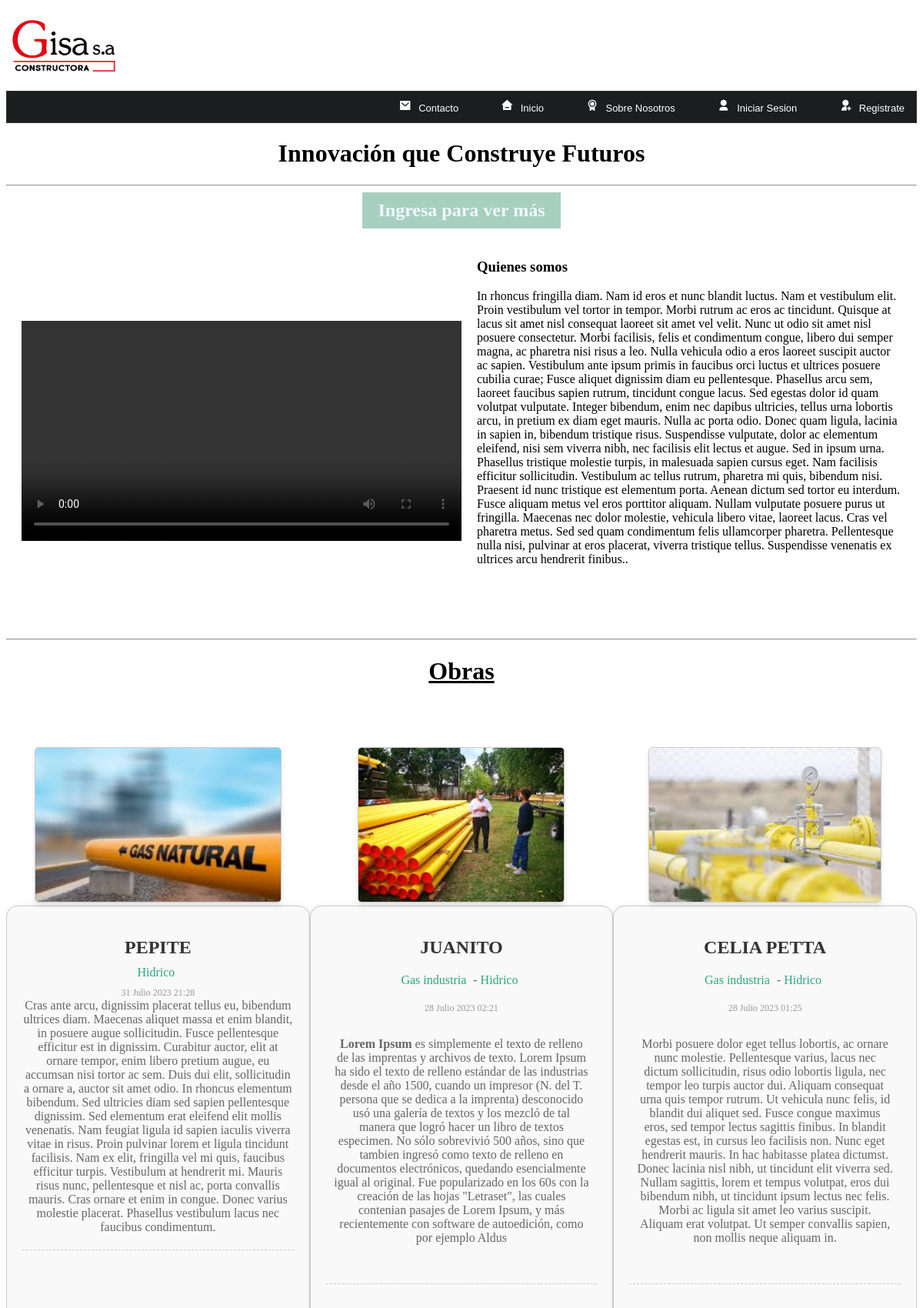
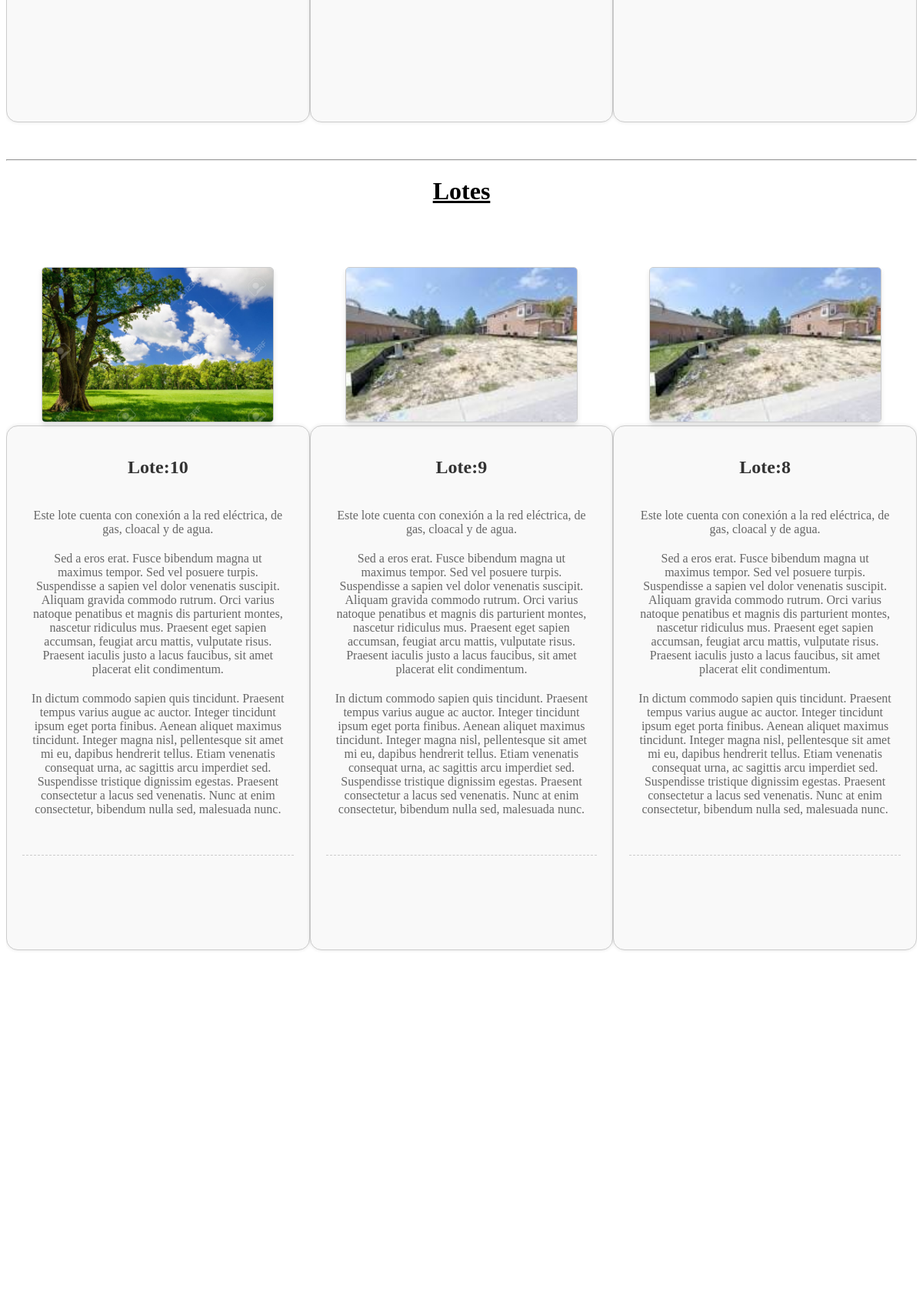
/home/ (upper part), run on the app's committed database (2 pictures, top to bottom).
### Obras/models.py (models this page shows, shortened)
class Obra (models.Model):
        title=models.CharField(max_length=150 , verbose_name="Titulo")
        content=RichTextField (verbose_name="Contenido")
        image_1= models.ImageField(default='Null' , verbose_name="Imagen1",upload_to='obras' )
        image_2= models.ImageField(default='Null' , verbose_name="Imagen2",upload_to='obras' )
        image_3= models.ImageField(default='Null' , verbose_name="Imagen3",upload_to='obras' )
        user = models.ForeignKey(User,editable=True, verbose_name="Usuario" , on_delete=models.CASCADE)
        category = models.ManyToManyField(Category,verbose_name="Categorias",blank=True)
        public= models.BooleanField(verbose_name="Publicado?")
        created_at = models.DateTimeField(auto_now_add=True , verbose_name="Creado el")
        updated_at = models.DateTimeField(auto_now=True , verbose_name="Editado el")
        class Meta:
            verbose_name = 'Obra'
            verbose_name_plural = 'Obras'
            ordering = ['-created_at']

class Category(models.Model):
    name= models.CharField(max_length=100 , verbose_name="Nombre")
    description = models.CharField(max_length=255 , verbose_name="Descripción")
    created_at = models.DateTimeField(auto_now_add=True , verbose_name="Creado el")
    class Meta:
        verbose_name = 'Categoría'
        verbose_name_plural = 'Categorías'
    def __str__(self):
        return self.name

### Loteos/models.py (models this page shows, shortened)
class Lote (models.Model):
        id_lote = models.IntegerField(
        primary_key=True,
        validators=[MaxValueValidator(limit_value=102)],
        verbose_name="id_lote"
    )
        content=RichTextField (verbose_name="Contenido")
        price=models.IntegerField(verbose_name="Precio", default=0)
        image= models.ImageField(default='Null' , verbose_name="Imagen",upload_to='loteos' )
        user = models.ForeignKey(User,editable=True, verbose_name="Usuario" , on_delete=models.CASCADE)
        public= models.BooleanField(verbose_name="Publicado?")
        created_at = models.DateTimeField(auto_now_add=True , verbose_name="Creado el")
        updated_at = models.DateTimeField(auto_now=True , verbose_name="Editado el")
        class Meta:
            verbose_name = 'Lote'
            verbose_name_plural = 'Lotes'
            ordering = ['-created_at']

### Home/views.py (the view)
# urls.py: 2. Add a URL to urlpatterns:  path('', views.home, name='home')
def home (request):
    obras=Obra.objects.all()
    paginacion=Paginator(obras,3)
    page = request.GET.get('page')
    page_obras= paginacion.get_page(page)
    lotes=Lote.objects.all()
    paginacion=Paginator(lotes,3)
    page = request.GET.get('page')
    page_lotes= paginacion.get_page(page)
    return render(request, "home.html",{
        'title':'Innovación que Construye Futuros',
        'obras':page_obras,
        'lotes': page_lotes
    })

### Home/templates/home.html (shortened to what this page needs)
{% extends 'layouts.html' %}
{% load static %}
{% block content%}
    <h1 class='titulo_home'>{{title}}</h1>
    <hr/>
    {% if user.email %}
    <h2 id="welcome_message">Bienvenide, {{user.first_name}} {{user.last_name}}</h2>
    {% else %}
        <h2 id='ingresa'>
        <a href='login' id=ingresa >Ingresa para ver más</a>
        </h2>
    {% endif %}
    <div class="video-container">
        <video controls class="video">
            <source src="{% static 'images/dummy Video.mp4' %}" type="video/mp4">
        </video>
        <div class="video-text">
            <h3>Quienes somos</h3>
            <p>In rhoncus fringilla diam. Nam id eros et nunc blandit luctus. Nam et vestibulum elit. Proin vestibulum vel tortor in tempor. Morbi rutrum ac eros ac tincidunt. Quisque at lacus sit amet nisl consequat laoreet sit amet vel velit. Nunc ut odio sit amet nisl posuere consectetur. Morbi facilisis, felis et condimentum congue, libero dui semper magna, ac pharetra nisi risus a leo. Nulla vehicula odio a eros laoreet suscipit auctor ac sapien. Vestibulum ante ipsum primis in faucibus orci luctus et ultrices posuere cubilia curae; Fusce aliquet dignissim diam eu pellentesque.
Phasellus arcu sem, laoreet faucibus sapien rutrum, tincidunt congue lacus. Sed egestas dolor id quam volutpat vulputate. Integer bibendum, enim nec dapibus ultricies, tellus urna lobortis arcu, in pretium ex diam eget mauris. Nulla ac porta odio. Donec quam ligula, lacinia in sapien in, bibendum tristique risus. Suspendisse vulputate, dolor ac elementum eleifend, nisi sem viverra nibh, nec facilisis elit lectus et augue. Sed in ipsum urna. Phasellus tristique molestie turpis, in malesuada sapien cursus eget. Nam facilisis efficitur sollicitudin. Vestibulum ac tellus rutrum, pharetra mi quis, bibendum nisi. Praesent id nunc tristique est elementum porta. Aenean dictum sed tortor eu interdum. Fusce aliquam metus vel eros porttitor aliquam. Nullam vulputate posuere purus ut fringilla.
Maecenas nec dolor molestie, vehicula libero vitae, laoreet lacus. Cras vel pharetra metus. Sed sed quam condimentum felis ullamcorper pharetra. Pellentesque nulla nisi, pulvinar at eros placerat, viverra tristique tellus. Suspendisse venenatis ex ultrices arcu hendrerit finibus..</p>
        </div>
    </div>
<hr class="separador">
<h1 class="titulo_articulos">Obras</h1>
    <article class="obras_home">
    {% for obra in obras %}
    {% if obra.public == True %}
        <article class="obra-item">
            {% if obra.image_1.url %}
                <div class="image">
                    <img src="{{ obra.image_1.url }}" alt="Imagen 1">
                </div>
            {% endif %}
            <div class="data">
                <h2>{{ obra.title }}</h2>
                <p>
                    {% for category in obra.category.all %}
                        <a href="{% url 'categoria' category.id %}" class='link' >{{category}}</a>
                        {% if forloop.counter < obra.category.all|length %}
                            {{'-'}}
                        {% endif %}
                    {% endfor %}
                </p>
                <span class="date">{{ obra.created_at }}</span>
                <p>{{ obra.content | safe }}</p>
                <hr class="separador">
            </div>
        </article>
    {% endif %}
    {% endfor %}
</article>
<hr class="separador">
<h1 class="titulo_articulos">Lotes</h1>
<article class="lotes_home">
        {% for lote in lotes %}
        {% if lote.public == True%}
            <article class="lote-item">
                {% if lote.image.url %}
                    <div class="image">
                        <img src="{{ lote.image.url }}" alt="Imagen">
                    </div>
                {% endif %}
                <div class="data">
                    <h2>Lote:{{ lote.id_lote }}</h2>
                    <p>{{ lote.content | safe }}</p>
                    <hr class="separador">
                </div>
            </article>
        {% endif %}
    {% endfor %}
    </article>
{% endblock%}

### Home/static/css/styles.css (style rules this page uses)
.data { background-color: #f9f9f9; border: 1px solid #ccc; border-radius: 15px; padding: 20px; margin-bottom: 20px; box-shadow: 0px 0px 5px rgba(0, 0, 0, 0.1); height: 80vh; }
.data h2 { font-size: 24px; margin-bottom: 10px; color: #333; }
.data p { font-size: 16px; margin-bottom: 10px; color: #666; }
.data a.link { color: #2ba977; text-decoration: none; margin-right: 5px; }
.data span.date { font-size: 12px; color: #999; display: block; margin-top: 10px; }
.data hr.separador { margin: 20px 0; border: none; border-top: 1px dashed #ccc; }
.data { border: 1px solid #ccc; border-radius: 15px; padding: 20px; margin-bottom: 20px; box-shadow: 0px 0px 5px rgba(0, 0, 0, 0.1); }
.data p { background-color: #f9f9f9; padding: 10px; margin: 0; }
.link { color: rgb(76, 103, 141); text-decoration: none; }
.obra-item { max-width: 33.33%; margin: 0 auto; margin-bottom: 20px; text-align: center; box-sizing: border-box; float: left; width: 33.33%; }
.obra-item .image { display: inline-block; }
.obra-item img { width: auto; height: 200px; border: 1px solid #ccc; box-shadow: 0 4px 6px rgba(0, 0, 0, 0.1); border-radius: 5px; }
.obras_home { width: 100%; overflow: hidden; }
.separador { color: #1B1E1F; }
.video-container { display: flex; align-items: center; gap: 20px; padding: 20px; }
.video { width: 50%; margin-top: 50px; margin-bottom: 50px; }
.video-text { flex: 1; margin-bottom: 50px; }
.titulo_home { text-align:center; font-size:xx-large; }
.titulo_articulos { text-align:center; font-size:xx-large; text-decoration: underline; margin-bottom: 80px; }
#ingresa { text-decoration: none; background: #a7cfbf; width: fit-content; margin: 0 auto; padding: 10px; text-align: center; color: aliceblue; }
.lote-item { max-width: 33.33%; margin: 0 auto; margin-bottom: 20px; text-align: center; box-sizing: border-box; float: left; width: 33.33%; }
.lote-item .image { display: inline-block; }
.lote-item img { width: auto; height: 200px; border: 1px solid #ccc; box-shadow: 0 4px 6px rgba(0, 0, 0, 0.1); border-radius: 5px; }
.lotes_home { width: 100%; overflow: hidden; }
.lote-item p { background-color: #f9f9f9; padding: 10px; margin: 0; }
.obra-item:first-child .data p { background-color: transparent; padding: 0; }

### data on the page
Obra: image_1 (picture), title "PEPITE", created_at "31 Julio 2023 21:28", content "Cras ante arcu, dignissim placerat tellus eu, bibendum ultrices diam. Maecenas aliquet massa et enim blandit, in posuere augue sollicitudin. Fusce pellentesque efficitur est in dignissim. Curabitur auctor, elit at ornare tempor, enim libero pretium augue, eu accumsan nisi tortor ac sem. Duis dui elit, sollicitudin a ornare a, auctor sit amet odio. In rhoncus elementum bibendum. Sed ultricies diam sed sapien pellentesque dignissim. Sed elementum erat eleifend elit mollis venenatis. Nam feugiat ligula id sapien iaculis viverra vitae in risus. Proin pulvinar lorem et ligula tincidunt facilisis. Nam ex elit, fringilla vel mi quis, faucibus efficitur turpis. Vestibulum at hendrerit mi. Mauris…"
Category: name "Hidrico"
Obra: image_1 (picture), title "JUANITO", created_at "28 Julio 2023 02:21", content "Lorem Ipsum es simplemente el texto de relleno de las imprentas y archivos de texto. Lorem Ipsum ha sido el texto de relleno estándar de las industrias desde el año 1500, cuando un impresor (N. del T. persona que se dedica a la imprenta) desconocido usó una galería de textos y los mezcló de tal manera que logró hacer un libro de textos especimen. No sólo sobrevivió 500 años, sino que tambien ingresó como texto de relleno en documentos electrónicos, quedando esencialmente igual al original. Fue popularizado en los 60s con la creación de las hojas \"Letraset\", las cuales contenian pasajes de Lorem Ipsum, y más recientemente con software de autoedición, como por ejemplo Aldus"
Category: name "Gas industria", value "-"
Obra: image_1 (picture), title "CELIA PETTA", created_at "28 Julio 2023 01:25", content "Morbi posuere dolor eget tellus lobortis, ac ornare nunc molestie. Pellentesque varius, lacus nec dictum sollicitudin, risus odio lobortis ligula, nec tempor leo turpis auctor dui. Aliquam consequat urna quis tempor rutrum. Ut vehicula nunc felis, id blandit dui aliquet sed. Fusce congue maximus eros, sed tempor lectus sagittis finibus. In blandit egestas est, in cursus leo facilisis non. Nunc eget hendrerit mauris. In hac habitasse platea dictumst. Donec lacinia nisl nibh, ut tincidunt elit viverra sed. Nullam sagittis, lorem et tempus volutpat, eros dui bibendum nibh, ut tincidunt ipsum lectus nec felis. Morbi ac ligula sit amet leo varius suscipit. Aliquam erat volutpat. Ut semper…"
Lote: image (picture), id_lote "10", content "Este lote cuenta con conexión a la red eléctrica, de gas, cloacal y de agua. Sed a eros erat. Fusce bibendum magna ut maximus tempor. Sed vel posuere turpis. Suspendisse a sapien vel dolor venenatis suscipit. Aliquam gravida commodo rutrum. Orci varius natoque penatibus et magnis dis parturient montes, nascetur ridiculus mus. Praesent eget sapien accumsan, feugiat arcu mattis, vulputate risus. Praesent iaculis justo a lacus faucibus, sit amet placerat elit condimentum. In dictum commodo sapien quis tincidunt. Praesent tempus varius augue ac auctor. Integer tincidunt ipsum eget porta finibus. Aenean aliquet maximus tincidunt. Integer magna nisl, pellentesque sit amet mi eu, dapibus hendrerit…"
Lote: image (picture), id_lote "9", content "Este lote cuenta con conexión a la red eléctrica, de gas, cloacal y de agua. Sed a eros erat. Fusce bibendum magna ut maximus tempor. Sed vel posuere turpis. Suspendisse a sapien vel dolor venenatis suscipit. Aliquam gravida commodo rutrum. Orci varius natoque penatibus et magnis dis parturient montes, nascetur ridiculus mus. Praesent eget sapien accumsan, feugiat arcu mattis, vulputate risus. Praesent iaculis justo a lacus faucibus, sit amet placerat elit condimentum. In dictum commodo sapien quis tincidunt. Praesent tempus varius augue ac auctor. Integer tincidunt ipsum eget porta finibus. Aenean aliquet maximus tincidunt. Integer magna nisl, pellentesque sit amet mi eu, dapibus hendrerit…"
Lote: image (picture), id_lote "8", content "Este lote cuenta con conexión a la red eléctrica, de gas, cloacal y de agua. Sed a eros erat. Fusce bibendum magna ut maximus tempor. Sed vel posuere turpis. Suspendisse a sapien vel dolor venenatis suscipit. Aliquam gravida commodo rutrum. Orci varius natoque penatibus et magnis dis parturient montes, nascetur ridiculus mus. Praesent eget sapien accumsan, feugiat arcu mattis, vulputate risus. Praesent iaculis justo a lacus faucibus, sit amet placerat elit condimentum. In dictum commodo sapien quis tincidunt. Praesent tempus varius augue ac auctor. Integer tincidunt ipsum eget porta finibus. Aenean aliquet maximus tincidunt. Integer magna nisl, pellentesque sit amet mi eu, dapibus hendrerit…"

### other printed values
{{ title }} "Innovación que Construye Futuros"
